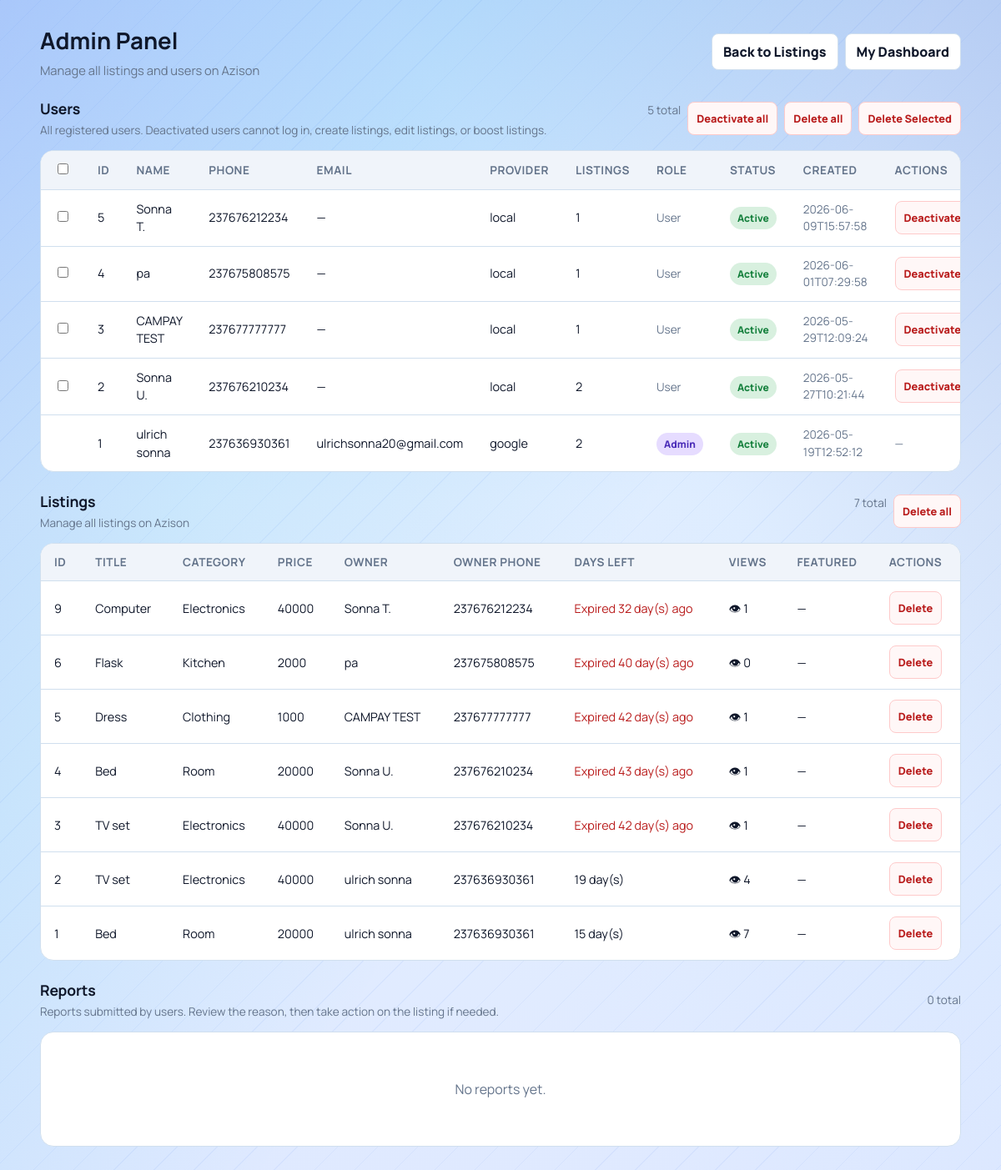
Page /admin (signed in) on the earlier database version.
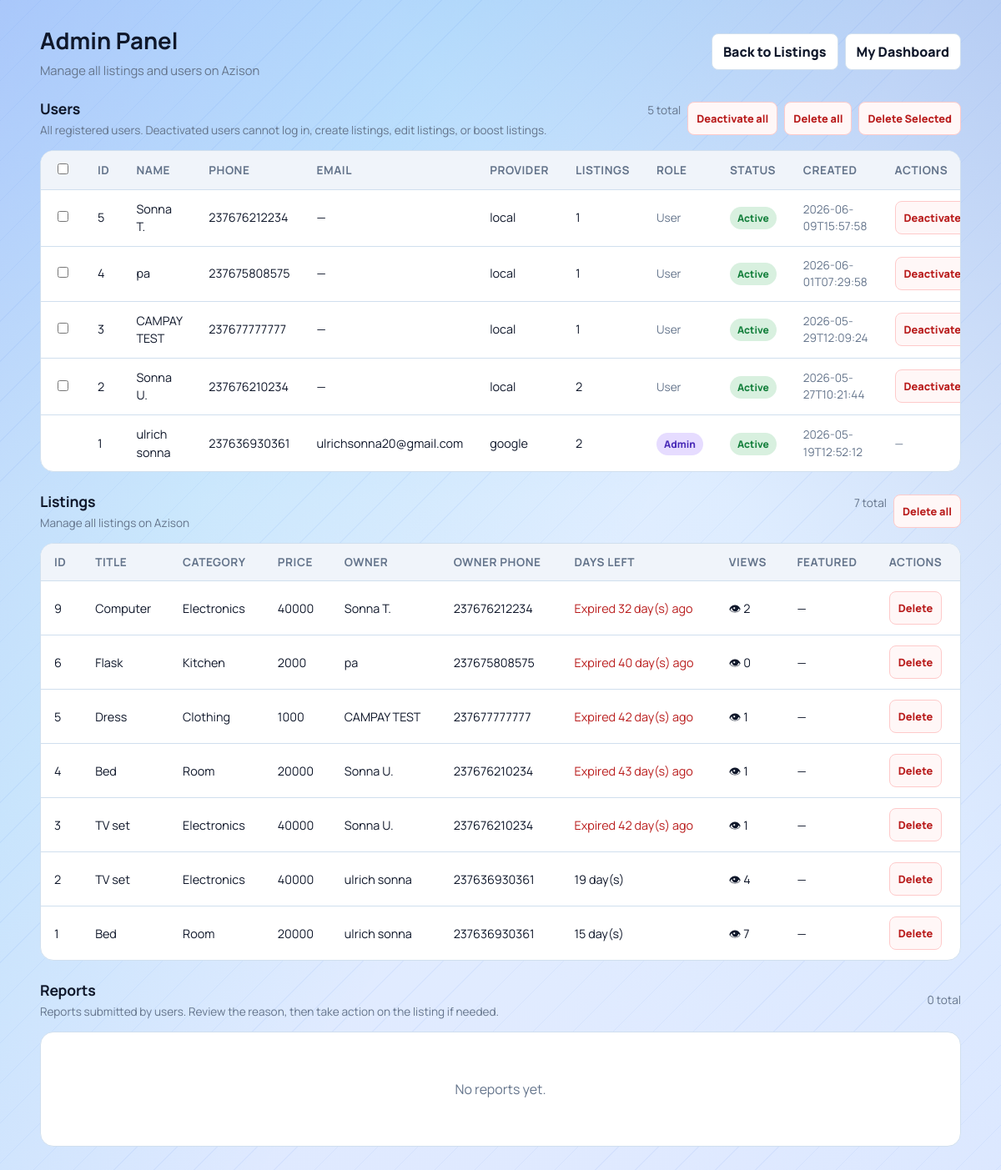
Same page on the later database version.
### tables this page shows
CREATE TABLE listings(
            id INTEGER PRIMARY KEY AUTOINCREMENT,
            title TEXT,
            price TEXT,
            category TEXT,
            phone TEXT,
            owner_phone TEXT,
            leave_date TEXT,
            description TEXT,
            image TEXT,
            is_featured INTEGER DEFAULT 0
        , view_count INTEGER DEFAULT 0);

CREATE TABLE users(
            id INTEGER PRIMARY KEY AUTOINCREMENT,
            full_name TEXT NOT NULL,
            phone TEXT NOT NULL UNIQUE,
            password_hash TEXT NOT NULL,
            email TEXT,
            google_sub TEXT,
            auth_provider TEXT NOT NULL DEFAULT 'local',
            created_at TEXT NOT NULL
        , is_admin INTEGER DEFAULT 0, is_active INTEGER DEFAULT 1);

### app.py (the view, shortened to what this page needs)
@app.route("/admin")
@admin_required
def admin_panel():
    conn = get_db()
    cursor = conn.cursor()
    cursor.execute(
        """
        SELECT l.*, u.full_name as owner_name
        FROM listings l
        LEFT JOIN users u ON u.phone = l.owner_phone
        ORDER BY l.id DESC
        """
    )
    rows = cursor.fetchall()
    cursor.execute(
        """
        SELECT u.id, u.full_name, u.phone, u.email, u.auth_provider, u.is_admin, u.is_active, u.created_at,
               (SELECT COUNT(*) FROM listings l WHERE l.owner_phone = u.phone) AS listing_count
        FROM users u
        ORDER BY u.is_active ASC, u.id DESC
        """
    )
    user_rows = cursor.fetchall()
    cursor.execute(
        """
        SELECT r.id, r.listing_id, r.reporter_user_id, r.reason, r.comment, r.created_at,
               l.title AS listing_title, l.category AS listing_category,
               u.full_name AS reporter_name, u.phone AS reporter_phone, u.email AS reporter_email
        FROM reports r
        LEFT JOIN listings l ON l.id = r.listing_id
        LEFT JOIN users u ON u.id = r.reporter_user_id
        ORDER BY r.id DESC
        """
    )
    report_rows = cursor.fetchall()
    conn.close()
    today = current_date()
    listings = []
    for row in rows:
        leave_date = datetime.strptime(row["leave_date"], "%Y-%m-%d").date()
        days_left = (leave_date - today).days
        is_expired = days_left < 0
        is_soon = 0 <= days_left <= 3
        listings.append(
            {
                "id": row["id"],
                "title": row["title"],
                "price": row["price"],
                "category": row["category"],
                "phone": row["phone"],
                "owner_phone": row["owner_phone"] or "",
                "owner_name": row["owner_name"] or "Unknown",
                "leave_date": row["leave_date"],
                "description": row["description"] or "",
                "image": row["image"],
                "is_featured": row["is_featured"],
                "view_count": row["view_count"],
                "days_left": days_left,
                "is_expired": is_expired,
                "is_soon": is_soon,
            }
        )
    users = []
    for user_row in user_rows:
        users.append(
            {
                "id": user_row["id"],
                "full_name": user_row["full_name"] or "",
                "phone": user_row["phone"] or "",
                "email": user_row["email"] or "",
                "auth_provider": user_row["auth_provider"] or "local",
                "is_admin": bool(user_row["is_admin"] == 1),
                "is_active": bool(user_row["is_active"] == 1),
                "created_at": user_row["created_at"] or "",
                "listing_count": user_row["listing_count"] or 0,
            }
        )
    reports = []
    return render_template("admin.html", listings=listings, users=users, reports=reports)

### app.py (called while the page is built)
def env_flag(name):
    return os.getenv(name, "").strip().lower() in {"1", "true", "yes", "on"}

def get_db():
    if USE_POSTGRES:
        if psycopg2 is None:
            raise RuntimeError("DATABASE_URL is set but psycopg2 is not installed.")
        return PostgresConnection(psycopg2.connect(normalize_database_url(DATABASE_URL)))
    conn = sqlite3.connect(SQLITE_DATABASE_PATH)
    conn.row_factory = sqlite3.Row
    return conn

def normalize_phone(raw_phone):
    if not raw_phone:
        return ""
    phone = re.sub(r"\D", "", raw_phone)
    if phone.startswith("00"):
        phone = phone[2:]
    national_number = ""
    if phone.startswith("237") and len(phone) == 12:
        national_number = phone[3:]
    elif len(phone) == 10 and phone.startswith("0"):
        national_number = phone[1:]
    elif len(phone) == 9:
        national_number = phone
    else:
        return ""
    if len(national_number) != 9 or national_number[0] not in {"2", "6"}:
        return ""
    phone = "237" + national_number
    return phone

def current_date():
    return datetime.today().date()

### templates/admin.html (shortened to what the changed rows need)
<!DOCTYPE html>
<html lang="en">
<head>
    <link rel="stylesheet" href="{{ url_for('static', filename='css/marketplace.css') }}">
</head>
<body>
    <main class="page">
        <section class="topbar">
            <div class="title-wrap">
                <h1>Admin Panel</h1>
            </div>
        </section>
        <section class="section-heading">
            <div>
                <h2>Users</h2>
            </div>
        </section>
        <section class="table-container">
            {% if users %}
                <form id="bulk-delete-users-form" method="POST" action="{{ url_for('admin_bulk_delete_users') }}">
                    <table>
                        <thead>
                            <tr>
                                <th><input type="checkbox" id="select-all-users" onchange="toggleAllUserCheckboxes(this);"></th>
                                <th>ID</th>
                                <th>Name</th>
                                <th>Phone</th>
                                <th>Email</th>
                                <th>Provider</th>
                                <th>Listings</th>
                                <th>Role</th>
                                <th>Status</th>
                                <th>Created</th>
                                <th>Actions</th>
                            </tr>
                        </thead>
                    </table>
                </form>
            {% else %}
                <div class="empty">
                    <p>No users found.</p>
                </div>
            {% endif %}
        </section>
        <section class="section-heading">
            <div>
                <h2>Listings</h2>
            </div>
        </section>
        <section class="table-container">
            {% if listings %}
                <table>
                    <thead>
                        <tr>
                            <th>ID</th>
                            <th>Title</th>
                            <th>Category</th>
                            <th>Price</th>
                            <th>Owner</th>
                            <th>Owner Phone</th>
                            <th>Days Left</th>
                            <th>Views</th>
                            <th>Featured</th>
                            <th>Actions</th>
                        </tr>
                    </thead>
                    <tbody>
                        {% for item in listings %}
                        <tr>
                            <td>{{ item['id'] }}</td>
                            <td>{{ item['title'] }}</td>
                            <td>{{ item['category'] }}</td>
                            <td>{{ item['price'] }}</td>
                            <td>{{ item['owner_name'] }}</td>
                            <td>{{ item['owner_phone'] }}</td>
                            <td>
                                {% if item['is_expired'] %}
                                    <span style="color: var(--danger);">Expired {{ item['days_left'] * -1 }} day(s) ago</span>
                                {% elif item['is_soon'] %}
                                    <span class="deadline soon">⚡ {{ item['days_left'] }} day(s)</span>
                                {% else %}
                                    {{ item['days_left'] }} day(s)
                                {% endif %}
                            </td>
                            <td>👁 {{ item['view_count'] or 0 }}</td>
                            <td>
                                {% if item['is_featured'] == 1 %}
                                    <span class="badge featured">🔥 Featured</span>
                                {% else %}
                                    —
                                {% endif %}
                            </td>
                            <td>
                                <form method="POST" action="{{ url_for('admin_delete_listing', id=item['id']) }}" onsubmit="return confirm('Are you sure you want to delete this listing?');">
                                    <button class="danger-btn" type="submit">Delete</button>
                                </form>
                            </td>
                        </tr>
                        {% endfor %}
                    </tbody>
                </table>
            {% else %}
                <div class="empty">
                    <p>No listings found.</p>
                </div>
            {% endif %}
        </section>
        <section class="section-heading">
            <div>
                <h2>Reports</h2>
            </div>
        </section>
    </main>
</body>
</html>

Differences in the rows shown:
changed listings "Computer": view_count "1" → "2"
